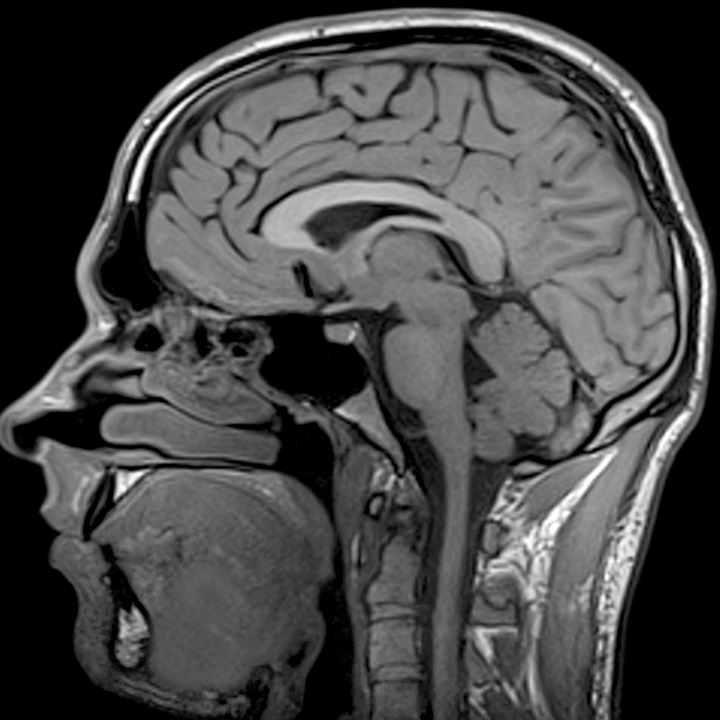
#> input picture assignment4_team17/Images/skull.jpg, 720 x 720 px, found by its file name
$ python otsu.py
#> lines starting #> are read from the running program, lines starting #| are printed output that depends on the picture
#> in get_otsu_output, GrayImage is the input picture: shape (720, 720); min 0, max 255, mean 71.4
import numpy as np
from matplotlib import pyplot as plt
from skimage.io import imread
import cv2
import time

def otsu_threshold(NumpyImage):
    histogram, bins = np.histogram(NumpyImage.flatten(), range(257))
#> histogram = 256 values, max 127962 at index 0, min 62 at index 251, mean 2025; bins = 257 values from 0 to 256

    # Calculate the Probability histogram
    Probability_Histogram = histogram/histogram.sum()
#> Probability_Histogram = 256 values, max 0.247 at index 0, min 0.00012 at index 251, mean 0.00391

    """ create empty arrays to append the calculated
    variances on it.
    """
    Within_Variance = np.zeros(len(Probability_Histogram))
#> Within_Variance = 256 values from 0 to 0
    Between_Variance = np.zeros(len(Probability_Histogram))
#> Between_Variance = 256 values from 0 to 0
    Separability = np.zeros(len(Probability_Histogram))
#> Separability = 256 values from 0 to 0

    """ iterate on all possible thresholds and calculate
    the corresponding values of within&between variances to find
    the best threshold at which we have max value of between variance
    and the min value of within variance.
    """
    for threshold in range(1, len(Probability_Histogram)-1):
        # calculate the weights of background&foreground pixels
        weight_of_background = Probability_Histogram[:threshold].sum()
        weight_of_foreground = Probability_Histogram[threshold:].sum()

        # calculate the means of background&foreground pixels
        Mean_of_background = (np.arange(0, threshold)*Probability_Histogram[:threshold]).sum()/weight_of_background
        Mean_of_foreground = (np.arange(threshold, len(Probability_Histogram))*Probability_Histogram[threshold:]).sum()/weight_of_foreground

        s1 = (((np.arange(0, threshold)-Mean_of_background)**2) *
              Probability_Histogram[:threshold]).sum()/weight_of_background
        s2 = (((np.arange(threshold, len(Probability_Histogram))-Mean_of_foreground)
              ** 2)*Probability_Histogram[threshold:]).sum()/weight_of_foreground

        # Intra-class
        within_var = weight_of_background*s1+weight_of_foreground*s2

        # Inter-class
        between_var = weight_of_background*weight_of_foreground * \
            ((Mean_of_foreground-Mean_of_background)**2)

        # Separability
        Within_Variance[threshold] = within_var
        Between_Variance[threshold] = between_var
#> this loop made 254 passes
#> (weight_of_background, weight_of_foreground, Mean_of_background, Mean_of_foreground, s1, s2, within_var, between_var) on passes 1 to 3: (0.247, 0.753, 0, 94.85, 0, 2221.9, 1673.4, 1672.4), (0.26, 0.74, 0.0507, 96.52, 0.0482, 2101.7, 1555.2, 1790.7), (0.266, 0.734, 0.0969, 97.33, 0.135, 2042.3, 1498.4, 1847.4)
#> after the loop, Between_Variance = 256 values, max 2503.7 at index 67, min 0 at index 0, mean 1353.9; Within_Variance = 256 values, max 3318.6 at index 254, min 0 at index 0, mean 1965.8

    Separability[1:-1] = Between_Variance[1:-1]/Within_Variance[1:-1]
    Best_thresold = np.argmax(Separability)
#> Best_thresold = 67

    return Best_thresold

def get_otsu_output(imgPath):
    GrayImage = cv2.imread(imgPath, cv2.IMREAD_GRAYSCALE)
    NumpyImage = np.array(GrayImage)

    start=time.time()
    threshold= otsu_threshold(NumpyImage)
#> threshold = 67
    end = time.time()
    total_time = end-start
    print("Computation_time of Otsu_Global_Thresholding function=",total_time)
    print("Otsu threshold : %d" % threshold)
#| Otsu threshold : 67

    # plt.imshow(GrayImage, cmap=plt.cm.gray, vmin=0, vmax=255)
    # plt.subplot(1, 2, 2)
    plt.imshow(GrayImage > threshold, cmap=plt.cm.gray)
    plt.axis('off')
    plt.savefig('otsu.jpg',bbox_inches='tight',pad_inches = 0)
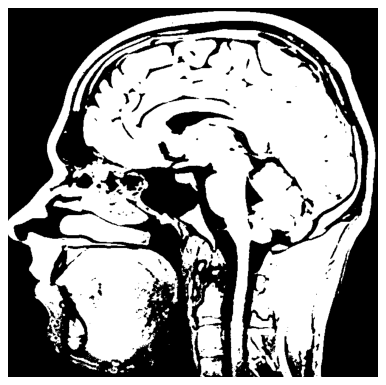
#> figure drawn by matplotlib, 1 panel

get_otsu_output('Images/skull.jpg')

$ run again, with assignment4_team17/Images/MRIbrain1.jpg copied over assignment4_team17/Images/skull.jpg
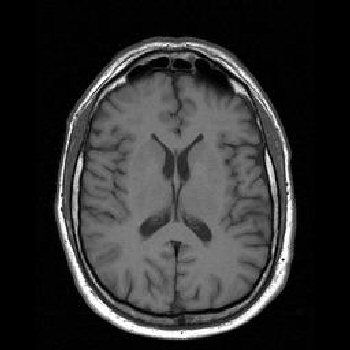
#> input picture assignment4_team17/Images/MRIbrain1.jpg, 350 x 350 px, found by its file name
#> in get_otsu_output, GrayImage is the input picture: shape (350, 350); min 0, max 255, mean 48.3
#> histogram = 256 values, max 29546 at index 0, min 27 at index 204, mean 478.5; bins = 257 values from 0 to 256
#> Probability_Histogram = 256 values, max 0.241 at index 0, min 0.00022 at index 204, mean 0.00391
#> in otsu_threshold, `Within_Variance = np.zeros(len(Probability_Histogram))`: Within_Variance = 256 values from 0 to 0
#> the loop in otsu_threshold, `for threshold in range(1, len(Probability_Histogram)-1):` made 254 passes
#> (weight_of_background, weight_of_foreground, Mean_of_background, Mean_of_foreground, s1, s2, within_var, between_var) on passes 1 to 3: (0.241, 0.759, 0, 63.66, 0, 3551.8, 2695.2, 741.7), (0.323, 0.677, 0.253, 71.2, 0.189, 3449.9, 2336.6, 1100.3), (0.434, 0.566, 0.702, 84.87, 0.723, 2998.5, 1696.2, 1740.7)
#> after the loop in otsu_threshold, `for threshold in range(1, len(Probability_Histogram)-1):`: Between_Variance = 256 values, max 2701.1 at index 60, min 0 at index 0, mean 1602.2; Within_Variance = 256 values, max 3250.8 at index 254, min 0 at index 0, mean 1807.8
#> Best_thresold = 60
#| Otsu threshold : 60
#> in get_otsu_output, `plt.savefig('otsu.jpg',bbox_inches='tight',pad_inches = 0)`:
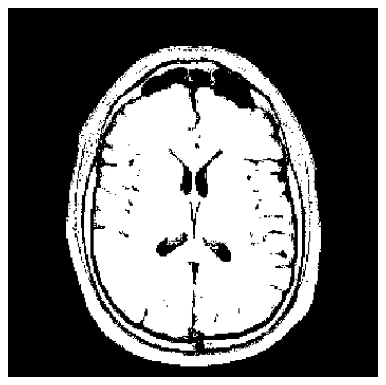
#> figure drawn by matplotlib, 1 panel

$ run again, with assignment4_team17/Images/try.JPG copied over assignment4_team17/Images/skull.jpg
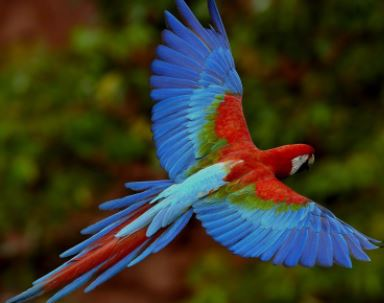
#> input picture assignment4_team17/Images/try.JPG, 384 x 303 px, found by its file name
#> in get_otsu_output, `GrayImage = cv2.imread(imgPath, cv2.IMREAD_GRAYSCALE)`:
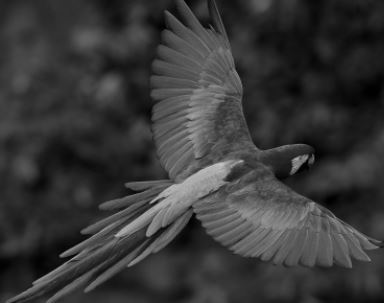
#> GrayImage: shape (303, 384); min 0, max 198, mean 55.5
#> histogram = 256 values, max 2022 at index 49, min 0 at index 192, mean 454.5; bins = 257 values from 0 to 256
#> Probability_Histogram = 256 values, max 0.0174 at index 49, min 0 at index 192, mean 0.00391
#> Within_Variance = 256 values from 0 to 0
#> the loop in otsu_threshold, `for threshold in range(1, len(Probability_Histogram)-1):` made 254 passes
#> (weight_of_background, weight_of_foreground, Mean_of_background, Mean_of_foreground, s1, s2, within_var, between_var) on passes 1 to 3: (0.000378, 1, 0, 55.54, 0, 956.7, 956.3, 1.17), (0.00134, 0.999, 0.718, 55.59, 0.202, 954.7, 953.5, 4.03), (0.00204, 0.998, 1.16, 55.63, 0.503, 953.4, 951.5, 6.03)
#> Best_thresold = 199
#| Otsu threshold : 199
#> in get_otsu_output, `plt.savefig('otsu.jpg',bbox_inches='tight',pad_inches = 0)`:
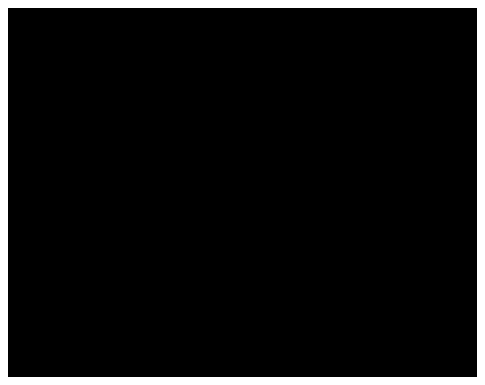
#> figure drawn by matplotlib, 1 panel
